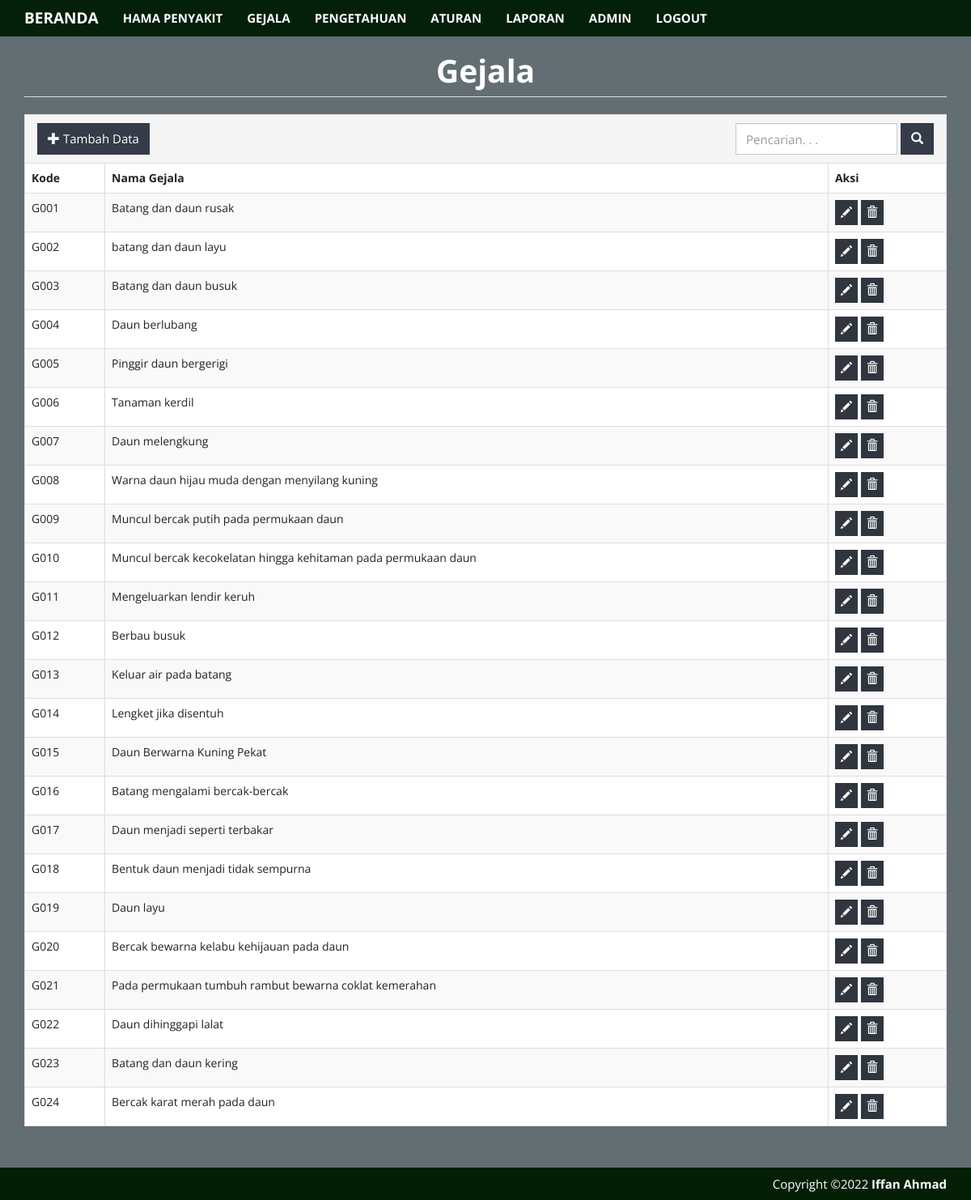
Screenshot of /index.php?m=gejala (signed in) with the database file from the repository.
### tables this page shows
CREATE TABLE `tb_gejala` (
  `kode_gejala` varchar(16) NOT NULL,
  `nama_gejala` varchar(100) DEFAULT NULL,
  `keterangan` text DEFAULT NULL
);

### functions.php (called while the page is built, shortened)
<?php
require_once "parser-php-version.php";
$config["server"] = 'localhost';
$config["username"] = 'root';
$config["password"] = '';
$config["database_name"] = 'spkangkung';
include 'includes/db.php';
$db = new DB($config['server'], $config['username'], $config['password'], $config['database_name']);
include 'includes/general.php';

### includes/general.php (called while the page is built, shortened)
<?php
function esc_field($str)
{
    if (@!get_magic_quotes_gpc())
        return addslashes($str);
    else
        return $str;
}

### includes/db.php (called while the page is built, shortened)
<?php
class DB
{
    var $conn = null;
    public function __construct($host, $username, $passwd, $dbname)
    {
        $this->conn = mysqli_connect($host, $username, $passwd, $dbname);
    }
    public function query($sql)
    {
        $query = mysqli_query($this->conn, $sql) or die('<pre>Error mysqli_query: ' . mysqli_error($this->conn) . '<br />' . $sql . '</pre>');
        return $query;
    }
    public function get_results($sql)
    {
        $query = $this->query($sql);
        $arr = array();
        while ($row = mysqli_fetch_object($query)) {
            $arr[] = $row;
        }
        return $arr;
    }
}

### gejala.php (the view, shortened to what this page needs)
<body class="latar">
    <div class="page-header">
        <h1 style="color: #fff;" align="center"><b>Gejala</b></h1>
    </div>
    <div class="panel panel-default">
        <div class="panel-heading" align="right">
            <form class="form-inline">
                <div class="form-group">
                    <input class="form-control" type="text" placeholder="Pencarian. . ." name="q" value="<?= $_GET['q'] ?>" />
                </div>
                <div class="form-group">
                    <button class="btn tambah"><span class="glyphicon glyphicon-search"></span></button>
                </div>
                <span class="pull-left">
                    <div class="form-group">
                        <a class="btn tambah" href="?m=gejala_tambah"><span class="glyphicon glyphicon-plus"></span> Tambah Data</a>
                    </div>
                </span>
            </form>
        </div>
        <div class="table-responsive">
            <table class="table table-bordered table-hover table-striped">
                <thead>
                    <tr>
                        <th>Kode</th>
                        <th>Nama Gejala</th>
                        <th>Aksi</th>
                    </tr>
                </thead>
                <?php
                $q = esc_field($_GET['q']);
                $rows = $db->get_results("SELECT * FROM tb_gejala
            WHERE kode_gejala LIKE '%$q%' OR nama_gejala LIKE '%$q%' OR keterangan LIKE '%$q%'
            ORDER BY kode_gejala");
                foreach ($rows as $row) : ?>
                    <tr>
                        <td><?= $row->kode_gejala ?></td>
                        <td><?= $row->nama_gejala ?></td>
                        <td class="nw">
                            <a class="btn btn-xs edit" href="?m=gejala_ubah&ID=<?= $row->kode_gejala ?>"><span class="glyphicon glyphicon-pencil"></span></a>
                            <a class="btn btn-xs edit" href="aksi.php?act=gejala_hapus&ID=<?= $row->kode_gejala ?>" onclick="return confirm('Hapus data?')"><span class="glyphicon glyphicon-trash"></span></a>
                        </td>
                    </tr>
                <?php endforeach; ?>
            </table>
        </div>
    </div>
</body>

### assets/css/general.css (style rules this page uses)
html { position: relative; min-height: 100%; }
body { margin-bottom: 70px; }
.nw { white-space: nowrap; }
.page-header { margin-top: 0; padding-bottom: 0; }
.page-header h1 { margin-top: 0; }

### index.php (style rules this page uses)
.tambah { background-color: #e67e22; color: #fff; }
.edit { background-color: #3498db; color: #fff; }
.latar { background-color: #636e72; }
.tambah { background-color: #353b48; }
.edit { background-color: #2f3640; }

### rows the page displays
tb_gejala: kode_gejala "G001", nama_gejala "Batang dan daun rusak"
tb_gejala: kode_gejala "G002", nama_gejala "batang dan daun layu"
tb_gejala: kode_gejala "G003", nama_gejala "Batang dan daun busuk"
tb_gejala: kode_gejala "G004", nama_gejala "Daun berlubang"
tb_gejala: kode_gejala "G005", nama_gejala "Pinggir daun bergerigi"
tb_gejala: kode_gejala "G006", nama_gejala "Tanaman kerdil"
tb_gejala: kode_gejala "G007", nama_gejala "Daun melengkung"
tb_gejala: kode_gejala "G008", nama_gejala "Warna daun hijau muda dengan menyilang kuning"
tb_gejala: kode_gejala "G009", nama_gejala "Muncul bercak putih pada permukaan daun"
tb_gejala: kode_gejala "G010", nama_gejala "Muncul bercak kecokelatan hingga kehitaman pada permukaan daun"
tb_gejala: kode_gejala "G011", nama_gejala "Mengeluarkan lendir keruh"
tb_gejala: kode_gejala "G012", nama_gejala "Berbau busuk"
tb_gejala: kode_gejala "G013", nama_gejala "Keluar air pada batang"
tb_gejala: kode_gejala "G014", nama_gejala "Lengket jika disentuh"
tb_gejala: kode_gejala "G015", nama_gejala "Daun Berwarna Kuning Pekat"
tb_gejala: kode_gejala "G016", nama_gejala "Batang mengalami bercak-bercak"
tb_gejala: kode_gejala "G017", nama_gejala "Daun menjadi seperti terbakar"
tb_gejala: kode_gejala "G018", nama_gejala "Bentuk daun menjadi tidak sempurna"
tb_gejala: kode_gejala "G019", nama_gejala "Daun layu"
tb_gejala: kode_gejala "G020", nama_gejala "Bercak bewarna kelabu kehijauan pada daun"
tb_gejala: kode_gejala "G021", nama_gejala "Pada permukaan tumbuh rambut bewarna coklat kemerahan"
tb_gejala: kode_gejala "G022", nama_gejala "Daun dihinggapi lalat"
tb_gejala: kode_gejala "G023", nama_gejala "Batang dan daun kering"
tb_gejala: kode_gejala "G024", nama_gejala "Bercak karat merah pada daun"
